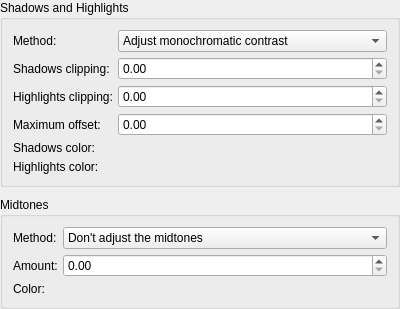
<?xml version="1.0" encoding="UTF-8"?>
<ui version="4.0">
 <class>KisAutoLevelsWidget</class>
 <widget class="QWidget" name="KisAutoLevelsWidget">
  <property name="geometry">
   <rect>
    <x>0</x>
    <y>0</y>
    <width>400</width>
    <height>300</height>
   </rect>
  </property>
  <property name="windowTitle">
   <string>Form</string>
  </property>
  <layout class="QVBoxLayout" name="verticalLayout">
   <property name="spacing">
    <number>10</number>
   </property>
   <property name="leftMargin">
    <number>0</number>
   </property>
   <property name="topMargin">
    <number>0</number>
   </property>
   <property name="rightMargin">
    <number>0</number>
   </property>
   <property name="bottomMargin">
    <number>0</number>
   </property>
   <item>
    <widget class="QGroupBox" name="groupBox">
     <property name="title">
      <string comment="Contrast enhancement section in auto levels">Shadows and Highlights</string>
     </property>
     <layout class="QFormLayout" name="formLayout">
      <property name="fieldGrowthPolicy">
       <enum>QFormLayout::AllNonFixedFieldsGrow</enum>
      </property>
      <property name="horizontalSpacing">
       <number>5</number>
      </property>
      <property name="verticalSpacing">
       <number>5</number>
      </property>
      <property name="leftMargin">
       <number>10</number>
      </property>
      <property name="topMargin">
       <number>10</number>
      </property>
      <property name="rightMargin">
       <number>10</number>
      </property>
      <property name="bottomMargin">
       <number>10</number>
      </property>
      <item row="0" column="0">
       <widget class="QLabel" name="label">
        <property name="text">
         <string comment="Contrast enhancement method used in auto levels">Method:</string>
        </property>
       </widget>
      </item>
      <item row="0" column="1">
       <widget class="QComboBox" name="comboBoxShadowsAndLightsMethod">
        <item>
         <property name="text">
          <string comment="Use same black and white points for all the channels in auto levels">Adjust monochromatic contrast</string>
         </property>
        </item>
        <item>
         <property name="text">
          <string comment="Use different black and white points for each channel in auto levels">Adjust per channel contrast</string>
         </property>
        </item>
       </widget>
      </item>
      <item row="1" column="0">
       <widget class="QLabel" name="label_2">
        <property name="text">
         <string comment="Percentage of the histogram to clip in the shadows side in auto levels">Shadows clipping:</string>
        </property>
       </widget>
      </item>
      <item row="2" column="0">
       <widget class="QLabel" name="label_3">
        <property name="text">
         <string comment="Percentage of the histogram to clip in the highlights side in auto levels">Highlights clipping:</string>
        </property>
       </widget>
      </item>
      <item row="3" column="0">
       <widget class="QLabel" name="label_4">
        <property name="text">
         <string comment="Maximum distance the black/white points can be moved from their relative extremes in auto levels">Maximum offset:</string>
        </property>
       </widget>
      </item>
      <item row="3" column="1">
       <widget class="KisDoubleSliderSpinBox" name="sliderShadowsAndLightsMaximumOffset" native="true"/>
      </item>
      <item row="4" column="0">
       <widget class="QLabel" name="label_6">
        <property name="text">
         <string comment="Output color used for the shadows in auto levels">Shadows color:</string>
        </property>
       </widget>
      </item>
      <item row="5" column="0">
       <widget class="QLabel" name="label_7">
        <property name="text">
         <string comment="Output color used for the highlights in auto levels">Highlights color:</string>
        </property>
       </widget>
      </item>
      <item row="4" column="1">
       <widget class="KisColorButton" name="buttonShadowsColor" native="true"/>
      </item>
      <item row="5" column="1">
       <widget class="KisColorButton" name="buttonHighlightsColor" native="true"/>
      </item>
      <item row="1" column="1">
       <widget class="KisDoubleSliderSpinBox" name="sliderShadowsClipping" native="true"/>
      </item>
      <item row="2" column="1">
       <widget class="KisDoubleSliderSpinBox" name="sliderHighlightsClipping" native="true"/>
      </item>
     </layout>
    </widget>
   </item>
   <item>
    <widget class="QGroupBox" name="groupBox_2">
     <property name="title">
      <string comment="Midtones enhancement section in auto levels">Midtones</string>
     </property>
     <layout class="QFormLayout" name="formLayout_2">
      <property name="fieldGrowthPolicy">
       <enum>QFormLayout::AllNonFixedFieldsGrow</enum>
      </property>
      <property name="horizontalSpacing">
       <number>5</number>
      </property>
      <property name="verticalSpacing">
       <number>5</number>
      </property>
      <property name="leftMargin">
       <number>10</number>
      </property>
      <property name="topMargin">
       <number>10</number>
      </property>
      <property name="rightMargin">
       <number>10</number>
      </property>
      <property name="bottomMargin">
       <number>10</number>
      </property>
      <item row="0" column="0">
       <widget class="QLabel" name="label_5">
        <property name="text">
         <string comment="Midtones enhancement method used in auto levels">Method:</string>
        </property>
       </widget>
      </item>
      <item row="0" column="1">
       <widget class="QComboBox" name="comboBoxMidtonesMethod">
        <item>
         <property name="text">
          <string comment="Do not perform midtones enhancement in auto levels">Don't adjust the midtones</string>
         </property>
        </item>
        <item>
         <property name="text">
          <string comment="Use the median point of the histogram as midtone point in auto levels">Use the median to adjust the midtones</string>
         </property>
        </item>
        <item>
         <property name="text">
          <string comment="Use the mean value of the histogram as midtone point in auto levels">Use the mean value to adjust the midtones</string>
         </property>
        </item>
       </widget>
      </item>
      <item row="2" column="0">
       <widget class="QLabel" name="label_8">
        <property name="text">
         <string comment="Output color used for the midtones in auto levels">Color:</string>
        </property>
       </widget>
      </item>
      <item row="2" column="1">
       <widget class="KisColorButton" name="buttonMidtonesColor" native="true"/>
      </item>
      <item row="1" column="1">
       <widget class="KisDoubleSliderSpinBox" name="sliderMidtonesAdjustmentAmount" native="true"/>
      </item>
      <item row="1" column="0">
       <widget class="QLabel" name="label_9">
        <property name="text">
         <string comment="How much the midtone point used in auto levels is close to the center of the histogram (0%) or to the point selected in the method (100%)">Amount:</string>
        </property>
       </widget>
      </item>
     </layout>
    </widget>
   </item>
   <item>
    <spacer name="verticalSpacer">
     <property name="orientation">
      <enum>Qt::Vertical</enum>
     </property>
     <property name="sizeHint" stdset="0">
      <size>
       <width>0</width>
       <height>0</height>
      </size>
     </property>
    </spacer>
   </item>
  </layout>
 </widget>
 <customwidgets>
  <customwidget>
   <class>KisDoubleSliderSpinBox</class>
   <extends>QDoubleSpinBox</extends>
   <header location="global">kis_slider_spin_box.h</header>
   <container>1</container>
  </customwidget>
  <customwidget>
   <class>KisColorButton</class>
   <extends>QWidget</extends>
   <header location="global">kis_color_button.h</header>
   <container>1</container>
  </customwidget>
 </customwidgets>
 <resources/>
 <connections/>
</ui>
